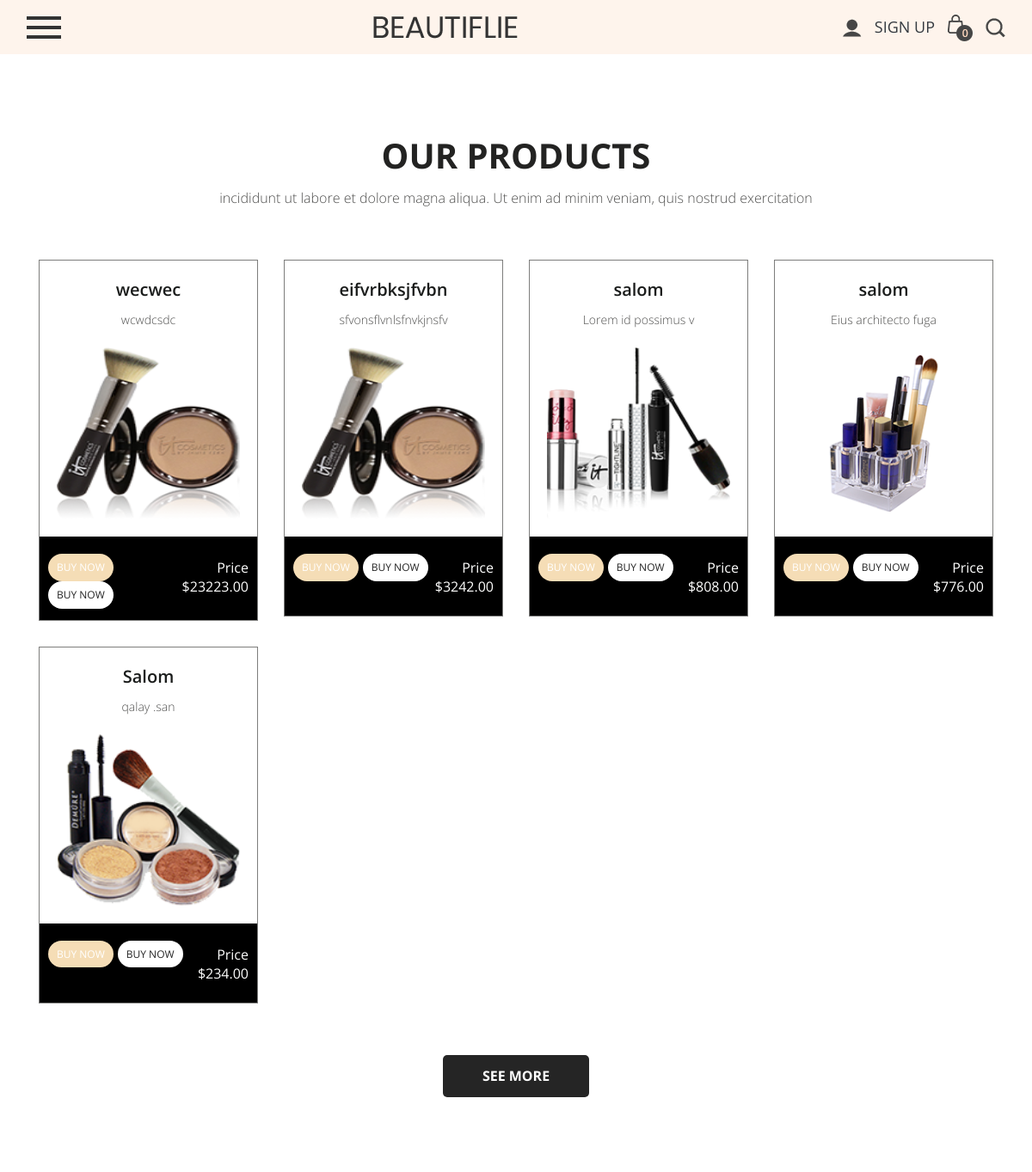
Before: /products/ (upper part) with the older database file.
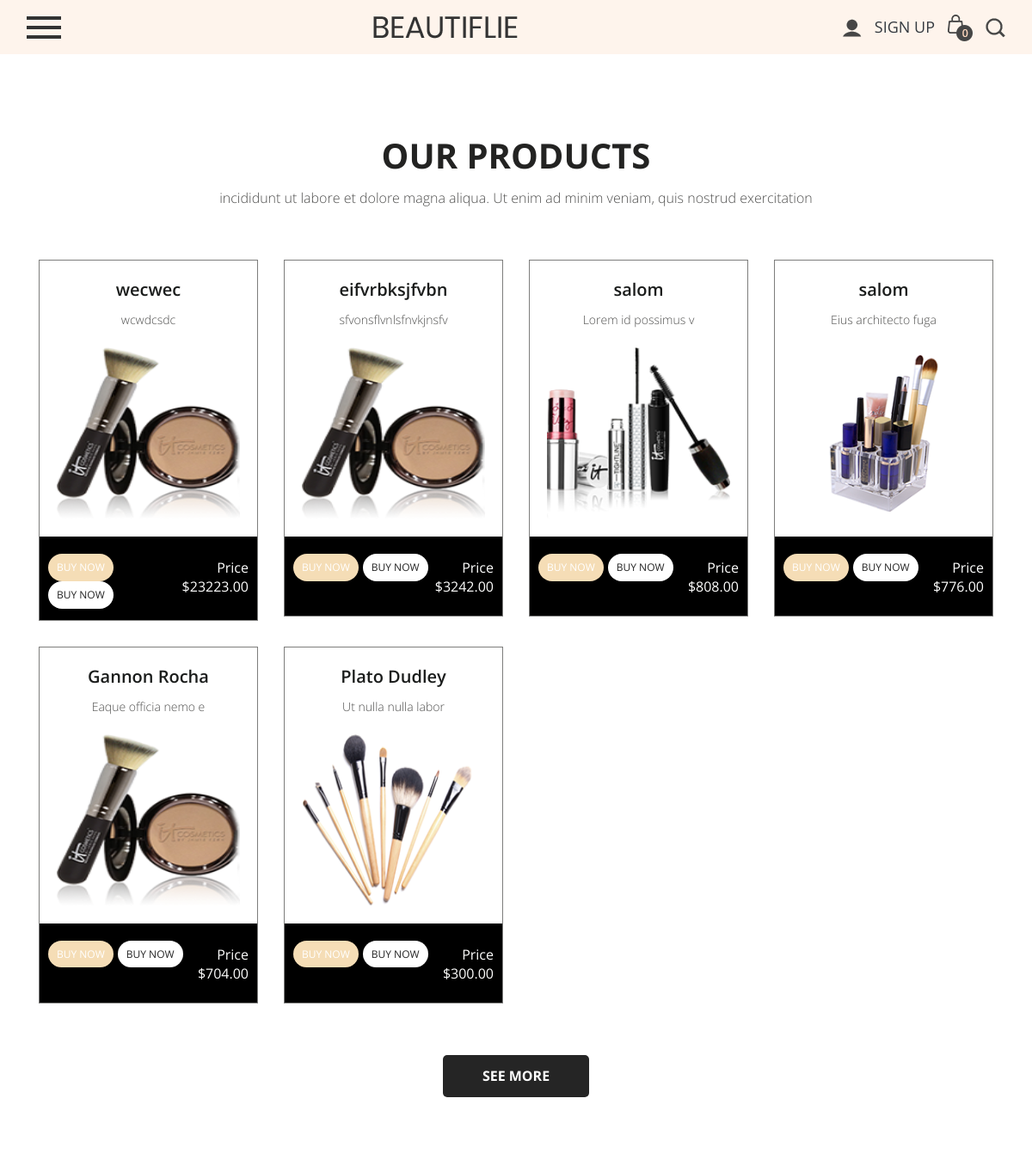
After: the same page with the newer database file.
### blog/models.py (models this page shows, shortened)
class  Products(models.Model):
    name=models.CharField(max_length=50)
    text=models.TextField()
    img=models.ImageField(upload_to='kirish')
    price=models.DecimalField(max_digits=20, decimal_places=2)
    bosh = models.CharField(max_length=50, blank=True, null=True)

### blog/views.py (the view)
# urls.py: path('products/', products, name='products' ),
def products(request):
    title = "Products"
    products = Products.objects.all()
    malumot = {
        "title": title,
        'products': products
    }
    return render(request, 'products.html',context=malumot)

### templates/products.html
{% extends 'base.html' %}
{% load static %}
{% block content %}
      <div class="product_section layout_padding">
         <div class="container">
            <div class="row">
               <div class="col-sm-12">
                  <h1 class="product_taital">Our Products</h1>
                  <p class="product_text">incididunt ut labore et dolore magna aliqua. Ut enim ad minim veniam, quis nostrud exercitation</p>
               </div>
            </div>
            <div class="product_section_2 layout_padding">
               <div class="row">
                  {% for x in products %}
                  <div class="col-lg-3 col-sm-6">
                     <div class="product_box">
                        <h4 class="bursh_text">{{x.name}}</h4>
                        <p class="lorem_text">{{x.text}}</p>
                        <img src="{{x.img.url}}" class="image_1">
                        <div class="btn_main">
                           <div class="buy_bt">
                              <ul>
                                 <li class="active"><a href="#">Buy Now</a></li>
                                 <li><a href="#">Buy Now</a></li>
                              </ul>
                           </div>
                           <h3 class="price_text">Price ${{x.price}}</h3>
                        </div>
                     </div>
                  </div>
                  {% endfor %}
               </div>
               <div class="seemore_bt"><a href="#">See More</a></div>
            </div>
         </div>
      </div>
        {% endblock content %}

Changed rows visible on the page:
removed Products: name "Salom", text "qalay .san", img (picture), price "234.00"
added Products: name "Gannon Rocha", text "Eaque officia nemo e", img (picture), price "704.00"
added Products: name "Plato Dudley", text "Ut nulla nulla labor", img (picture), price "300.00"
